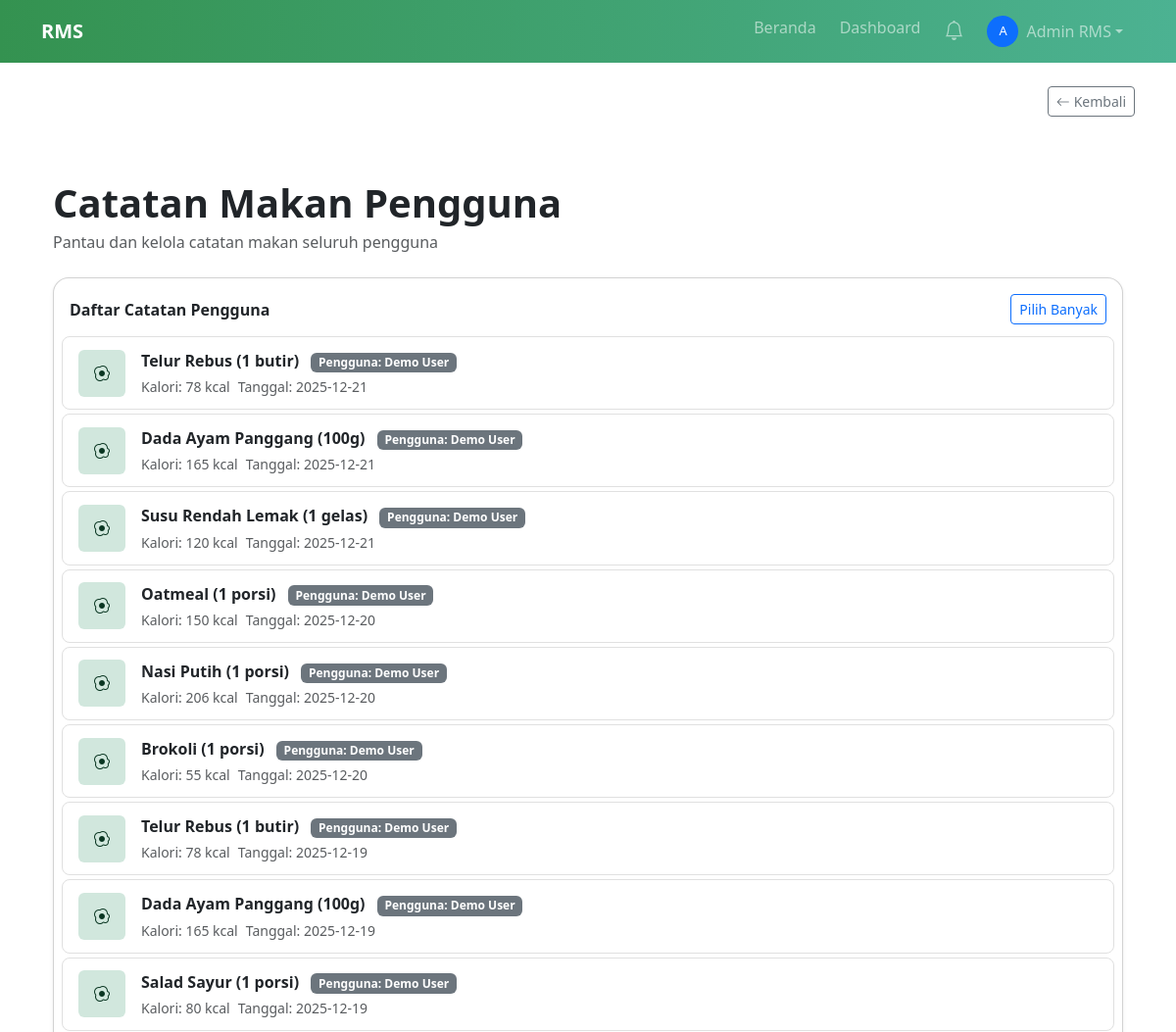
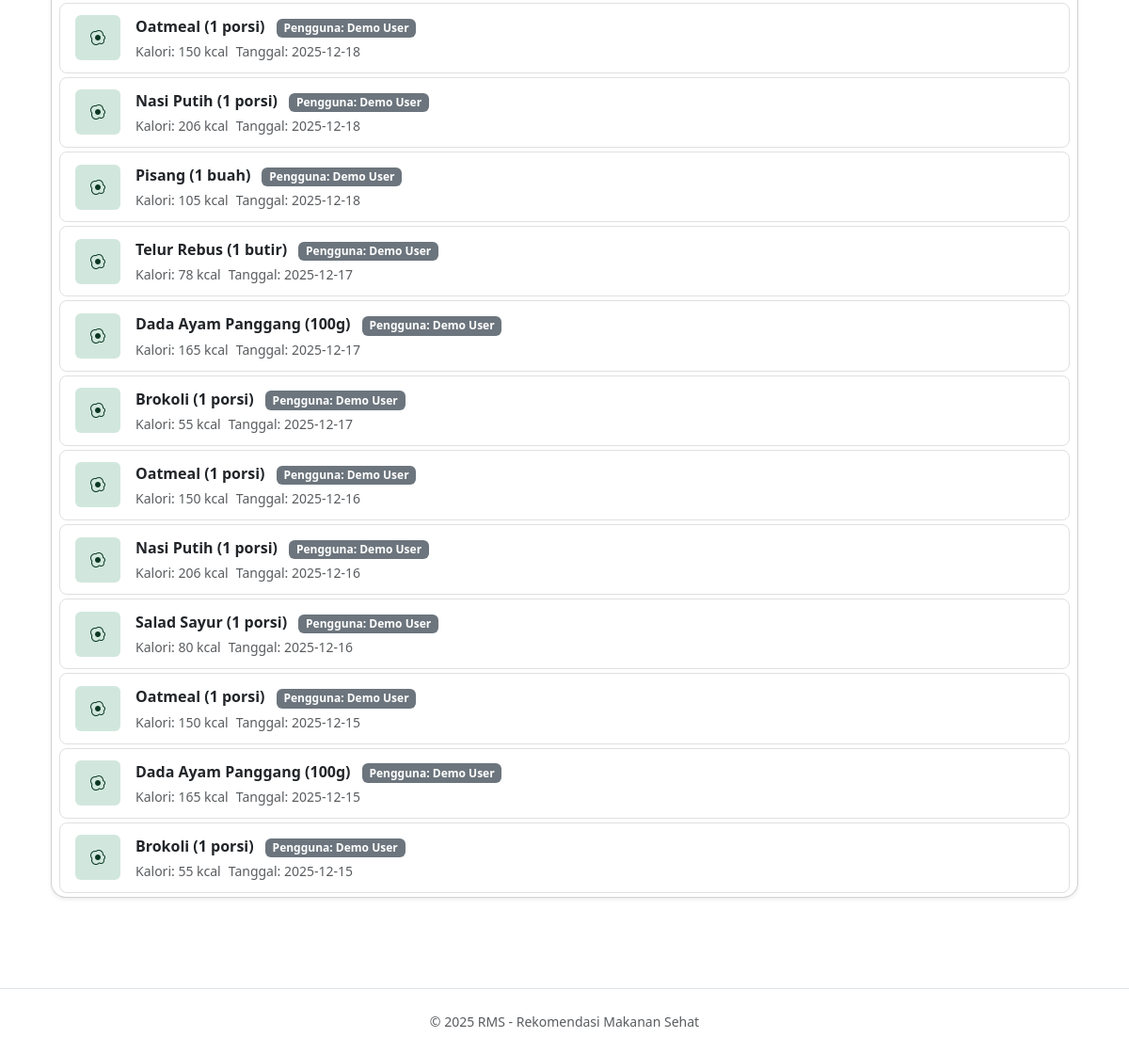
/admin/schedules.php (signed in), run on the app's committed database (2 pictures, top to bottom).
### tables this page shows
CREATE TABLE IF NOT EXISTS schedules (
  id INT AUTO_INCREMENT PRIMARY KEY,
  user_id INT NOT NULL,
  food_id INT NOT NULL,
  meal_type_id INT,
  schedule_date DATE NOT NULL,
  quantity DECIMAL(6,2) DEFAULT 1.00,
  notes TEXT,
  calories_consumed DECIMAL(8,2),
  created_at TIMESTAMP DEFAULT CURRENT_TIMESTAMP,
  updated_at TIMESTAMP DEFAULT CURRENT_TIMESTAMP ON UPDATE CURRENT_TIMESTAMP,
  KEY idx_schedules_user_date (user_id, schedule_date),
  KEY idx_schedules_food_id (food_id),
  KEY idx_schedules_meal_type_id (meal_type_id),
  CONSTRAINT fk_schedules_user_id FOREIGN KEY (user_id) REFERENCES users(id) ON DELETE CASCADE,
  CONSTRAINT fk_schedules_food_id FOREIGN KEY (food_id) REFERENCES foods(id) ON DELETE CASCADE,
  CONSTRAINT fk_schedules_meal_type_id FOREIGN KEY (meal_type_id) REFERENCES meal_types(id) ON DELETE SET NULL
);

CREATE TABLE IF NOT EXISTS foods (
  id INT AUTO_INCREMENT PRIMARY KEY,
  category_id INT,
  name VARCHAR(150) NOT NULL,
  description TEXT,
  calories DECIMAL(8,2) NOT NULL,
  protein DECIMAL(6,2) DEFAULT 0,
  fat DECIMAL(6,2) DEFAULT 0,
  carbs DECIMAL(6,2) DEFAULT 0,
  fiber DECIMAL(6,2) DEFAULT 0,
  sugar DECIMAL(6,2) DEFAULT 0,
  sodium DECIMAL(6,2) DEFAULT 0,
  image_url VARCHAR(1024),
  is_verified TINYINT(1) DEFAULT 0,
  created_by INT,
  created_at TIMESTAMP DEFAULT CURRENT_TIMESTAMP,
  updated_at TIMESTAMP DEFAULT CURRENT_TIMESTAMP ON UPDATE CURRENT_TIMESTAMP,
  FULLTEXT KEY idx_food_search (name, description),
  KEY idx_foods_category_id (category_id),
  KEY idx_foods_created_by (created_by),
  CONSTRAINT fk_foods_category_id FOREIGN KEY (category_id) REFERENCES food_categories(id) ON DELETE SET NULL,
  CONSTRAINT fk_foods_created_by FOREIGN KEY (created_by) REFERENCES users(id) ON DELETE SET NULL
);

CREATE TABLE IF NOT EXISTS users (
  id INT AUTO_INCREMENT PRIMARY KEY,
  name VARCHAR(100) NOT NULL,
  email VARCHAR(150) NOT NULL UNIQUE,
  password VARCHAR(255) NOT NULL,
  role ENUM('admin','user') DEFAULT 'user',
  avatar VARCHAR(255),
  phone VARCHAR(20),
  date_of_birth DATE,
  gender ENUM('male','female','other'),
  height_cm DECIMAL(5,2),
  weight_kg DECIMAL(5,2),
  activity_level ENUM('sedentary','light','moderate','active','very_active') DEFAULT 'moderate',
  daily_calorie_goal INT DEFAULT 2000,
  created_at TIMESTAMP DEFAULT CURRENT_TIMESTAMP,
  updated_at TIMESTAMP DEFAULT CURRENT_TIMESTAMP ON UPDATE CURRENT_TIMESTAMP,
  last_login TIMESTAMP NULL,
  is_active TINYINT(1) DEFAULT 1
);

### admin/schedules.php (the view, shortened to what this page needs)
<?php
require_once __DIR__ . '/../includes/header.php';
$db = $app->db();
?>
<section class="py-5">
    <div class="container">
        <div class="d-flex justify-content-between align-items-center mb-4">
            <div>
                <h1 class="fw-bold mb-1">Catatan Makan Pengguna</h1>
                <p class="text-muted mb-0">Pantau dan kelola catatan makan seluruh pengguna</p>
            </div>
        </div>
<?php
$today = date('Y-m-d');
$seven_days_ago = date('Y-m-d', strtotime('-7 days'));
 $catatan = $db->query("
    SELECT s.*, u.name as user_name, f.name as food_name, f.calories, f.image_url
    FROM schedules s
    JOIN users u ON s.user_id = u.id
    JOIN foods f ON s.food_id = f.id
    WHERE s.schedule_date BETWEEN '" . $seven_days_ago . "' AND '" . $today . "'
    ORDER BY s.schedule_date DESC, s.created_at DESC
")->fetchAll(PDO::FETCH_ASSOC);
?>
        <div class="card shadow-sm rounded-4 rms-card-adaptive">
            <div class="d-flex justify-content-between align-items-center mb-1 px-3 pt-3" style="gap:0.5rem;">
                <span class="fw-semibold flex-shrink-0">Daftar Catatan Pengguna</span>
                <div class="d-flex align-items-center gap-2 ms-auto">
                    <button id="multiSelectBtn" class="btn btn-outline-primary btn-sm">Pilih Banyak</button>
                </div>
            </div>
            <form id="multiDeleteForm" method="post" action="../process/schedule.process.php">
                <div id="catatan-list" class="list-group list-group-flush" style="overflow-y:auto;overflow-x:hidden;padding:0.5rem 0.5rem 0 0.5rem;max-height:calc(100vh - 180px);">
                <?php if ($catatan && count($catatan)): ?>
                    <?php foreach ($catatan as $i => $j): ?>
                        <?php $imgUrl = (string)($j['image_url'] ?? ''); ?>
                        <div class="list-group-item d-flex align-items-center gap-3 catatan-item catatan-selectable" style="cursor:pointer;transition:background 0.15s;">
                            <div class="catatan-thumb flex-shrink-0">
                                <div class="rounded d-flex align-items-center justify-content-center bg-success-subtle text-success-emphasis catatan-thumb-fallback" style="width:48px;height:48px;<?= $imgUrl ? 'display:none;' : '' ?>">
                                    <i class="bi bi-egg-fried"></i>
                                </div>
                            </div>
                            <div class="flex-grow-1">
                                <div class="fw-semibold mb-1"><?= htmlspecialchars($j['food_name']) ?> <span class="badge bg-secondary ms-2">Pengguna: <?= htmlspecialchars($j['user_name']) ?></span></div>
                                <div class="d-flex align-items-center gap-2 flex-wrap">
                                    <div class="small text-muted">Kalori: <?= round($j['calories']) ?> kcal</div>
                                    <div class="small text-muted">Tanggal: <?= htmlspecialchars($j['schedule_date']) ?></div>
                                </div>
                            </div>
                        </div>
                    <?php endforeach; ?>
                <?php else: ?>
                    <div class="alert alert-info text-center mt-4">Belum ada catatan makan.</div>
                <?php endif; ?>
                </div>
            </form>
        </div>
    </div>
</section>
<?php require_once __DIR__ . '/../includes/footer.php'; ?>

### assets/css/style.css (style rules this page uses)
.rms-card-adaptive { background-color: var(--bs-card-bg, var(--bs-body-bg, #fff)); color: var(--bs-body-color, #212529); border-color: var(--bs-card-border-color, var(--bs-border-color, #dee2e6)); transition: background 0.3s, color 0.3s, border-color 0.3s; }
:root { color-scheme: light; }

### admin/schedules.php (style rules this page uses)
#catatan-list .catatan-item { font-size:1em; padding:0.75rem 1rem; margin-bottom:0.25rem; border-radius:0.5rem; border:1px solid #e0e0e0; transition:box-shadow 0.15s; }

### data on the page
schedules: food.name "Telur Rebus (1 butir)", user.name "Demo User", food.calories "78", schedule_date "2025-12-21"
schedules: food.name "Dada Ayam Panggang (100g)", user.name "Demo User", food.calories "165", schedule_date "2025-12-21"
schedules: food.name "Susu Rendah Lemak (1 gelas)", user.name "Demo User", food.calories "120", schedule_date "2025-12-21"
schedules: food.name "Oatmeal (1 porsi)", user.name "Demo User", food.calories "150", schedule_date "2025-12-20"
schedules: food.name "Nasi Putih (1 porsi)", user.name "Demo User", food.calories "206", schedule_date "2025-12-20"
schedules: food.name "Brokoli (1 porsi)", user.name "Demo User", food.calories "55", schedule_date "2025-12-20"
schedules: food.name "Telur Rebus (1 butir)", user.name "Demo User", food.calories "78", schedule_date "2025-12-19"
schedules: food.name "Dada Ayam Panggang (100g)", user.name "Demo User", food.calories "165", schedule_date "2025-12-19"
schedules: food.name "Salad Sayur (1 porsi)", user.name "Demo User", food.calories "80", schedule_date "2025-12-19"
schedules: food.name "Oatmeal (1 porsi)", user.name "Demo User", food.calories "150", schedule_date "2025-12-18"
schedules: food.name "Nasi Putih (1 porsi)", user.name "Demo User", food.calories "206", schedule_date "2025-12-18"
schedules: food.name "Pisang (1 buah)", user.name "Demo User", food.calories "105", schedule_date "2025-12-18"
schedules: food.name "Telur Rebus (1 butir)", user.name "Demo User", food.calories "78", schedule_date "2025-12-17"
schedules: food.name "Dada Ayam Panggang (100g)", user.name "Demo User", food.calories "165", schedule_date "2025-12-17"
schedules: food.name "Brokoli (1 porsi)", user.name "Demo User", food.calories "55", schedule_date "2025-12-17"
schedules: food.name "Oatmeal (1 porsi)", user.name "Demo User", food.calories "150", schedule_date "2025-12-16"
schedules: food.name "Nasi Putih (1 porsi)", user.name "Demo User", food.calories "206", schedule_date "2025-12-16"
schedules: food.name "Salad Sayur (1 porsi)", user.name "Demo User", food.calories "80", schedule_date "2025-12-16"
schedules: food.name "Oatmeal (1 porsi)", user.name "Demo User", food.calories "150", schedule_date "2025-12-15"
schedules: food.name "Dada Ayam Panggang (100g)", user.name "Demo User", food.calories "165", schedule_date "2025-12-15"
schedules: food.name "Brokoli (1 porsi)", user.name "Demo User", food.calories "55", schedule_date "2025-12-15"

### other printed values
$userInitial "A"
$userName "Admin RMS"
